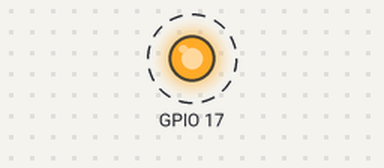
Simulated run of this program. Board: Raspberry Pi (BCM pin numbers). Shown: output pins drawn as LEDs (lit = HIGH). Dashed ring = blinking.

Above: at 0.5 s.
Timing chart, 0 to 4.6 s (numbered marks = the images above):
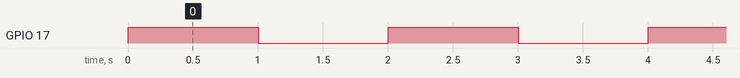

Measured:
- by itself, GPIO 17: alternates HIGH for 1.0 s and LOW for 1.0 s

The program:

Led.py
```python
import RPi.GPIO as GPIO
import time
GPIO.setmode(GPIO.BCM)
GPIO.setup(17,GPIO.OUT)
try:
    while True:
        GPIO.output(17,True)
        time.sleep(1)
        GPIO.output(17,False)
        time.sleep(1)
except KeyboardInterrupt:
    GPIO.cleanup()
```
